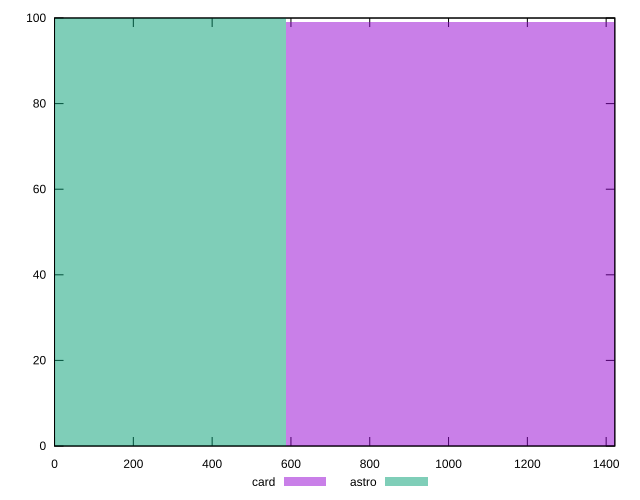

Write the gnuplot code that produced this figure.
reset

$card <<EOF
1174.8959366884592 99
EOF

$astro <<EOF
0 100
EOF

set key outside below
set boxwidth 1174.8959366884592
set xrange [0:1422]
set yrange [0:100]
set trange [0:100]
set style fill transparent solid 0.5 noborder
set terminal svg size 640, 500 enhanced background rgb 'white'
set output "report/report_00029_2021-02-24T13-36-40.390Z/uses-rel-preload/comparison/histogram/2_vs_3.svg"

plot $card title "card" with boxes, \
     $astro title "astro" with boxes

reset
